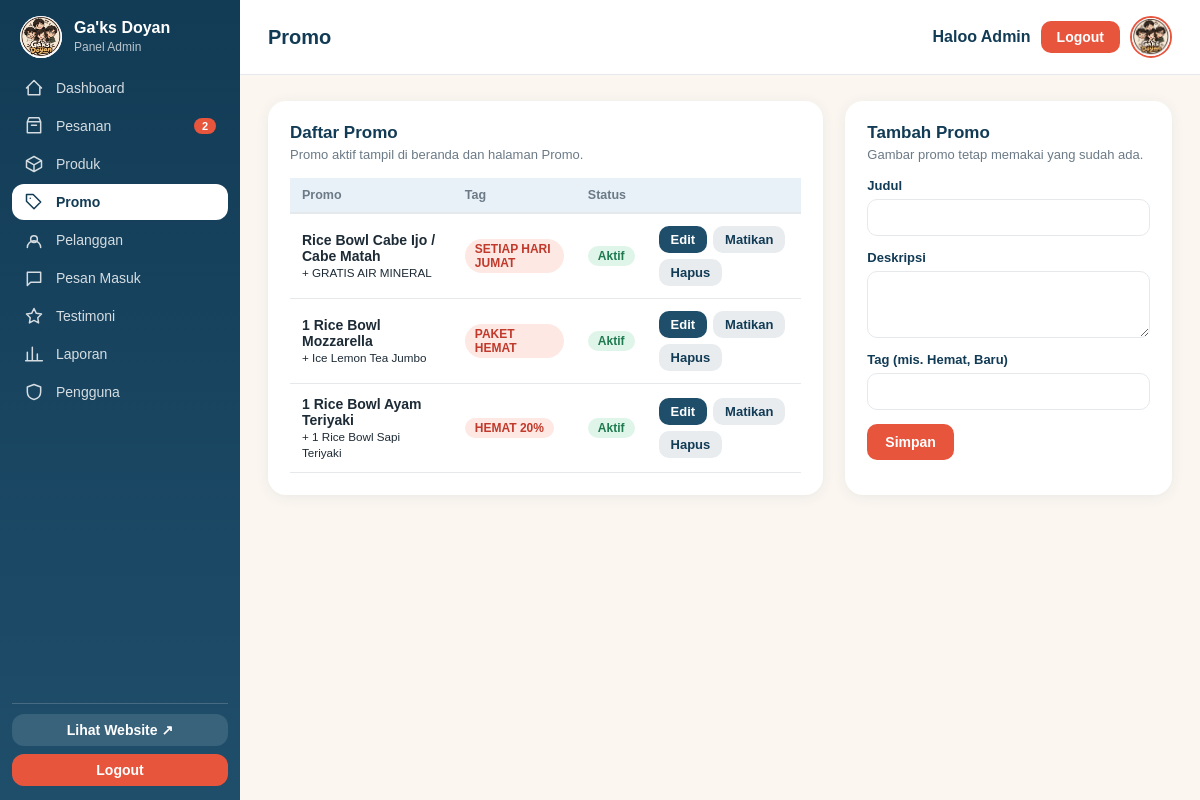
The page /admin/promo.php (signed in) on the database its author committed.
### tables this page shows
CREATE TABLE `promo` (
  `id` int(11) NOT NULL,
  `judul` varchar(150) NOT NULL,
  `deskripsi` varchar(255) DEFAULT NULL,
  `tag` varchar(50) DEFAULT NULL,
  `gambar` varchar(200) DEFAULT NULL,
  `aktif` tinyint(1) NOT NULL DEFAULT 1,
  `created_at` timestamp NOT NULL DEFAULT current_timestamp()
);

### includes/skema.php (called while the page is built, shortened)
<?php
if (!function_exists('e')) { function e($s) { return htmlspecialchars((string)$s, ENT_QUOTES, 'UTF-8'); } }
function daftar_kolom(mysqli $k, string $tabel): array {
    static $cache = [];
    if (isset($cache[$tabel])) return $cache[$tabel];
    $cache[$tabel] = [];
    $r = @$k->query("SHOW COLUMNS FROM `$tabel`");
    if ($r) while ($b = $r->fetch_assoc()) $cache[$tabel][] = $b['Field'];
    return $cache[$tabel];
}
function pilih_kolom(mysqli $k, string $tabel, array $kandidat): ?string {
    $ada = daftar_kolom($k, $tabel);
    foreach ($kandidat as $c) if (in_array($c, $ada, true)) return $c;
    return null;
}

### admin/promo.php (the view, shortened to what this page needs)
<?php
require_once '../config/koneksi.php';
require_once '../includes/skema.php';
$kJudul = pilih_kolom($koneksi, 'promo', ['judul','nama','nama_promo','title']);
$kIsi   = pilih_kolom($koneksi, 'promo', ['deskripsi','keterangan','isi','detail']);
$kTag   = pilih_kolom($koneksi, 'promo', ['tag','label']);
$kAktif = pilih_kolom($koneksi, 'promo', ['aktif','status','tampil']);
$edit = null;
$daftar = $koneksi->query("SELECT * FROM promo ORDER BY id DESC");
include '../includes/admin_header.php'; ?>
<div class="ad-dua">
  <div class="ad-card">
    <h2>Daftar Promo</h2><p class="ad-sub">Promo aktif tampil di beranda dan halaman Promo.</p>
    <?php if (!$daftar || $daftar->num_rows === 0): ?><div class="ad-kosong">Belum ada promo.</div><?php else: ?>
    <div class="ad-scroll"><table class="ad-tabel"><tr><th>Promo</th><th>Tag</th><th>Status</th><th></th></tr>
    <?php while ($p = $daftar->fetch_assoc()): $on = $kAktif ? (int)$p[$kAktif] === 1 : true; ?>
      <tr><td><b><?= e($kJudul ? $p[$kJudul] : '#' . $p['id']) ?></b><br><small><?= e($kIsi ? mb_strimwidth((string)$p[$kIsi], 0, 70, '...') : '') ?></small></td>
      <td><?= $kTag && $p[$kTag] ? '<span class="ad-badge coral">' . e($p[$kTag]) . '</span>' : '-' ?></td>
      <td><span class="ad-badge <?= $on ? 'hijau' : 'abu' ?>"><?= $on ? 'Aktif' : 'Nonaktif' ?></span></td>
      <td><form method="post" class="ad-aksi"><input type="hidden" name="id" value="<?= (int)$p['id'] ?>">
        <a class="ad-btn kecil biru" href="?edit=<?= (int)$p['id'] ?>">Edit</a>
        <?php if ($kAktif): ?><button class="ad-btn kecil abu" name="aksi" value="aktif"><?= $on ? 'Matikan' : 'Aktifkan' ?></button><?php endif; ?>
        <button class="ad-btn kecil abu" name="aksi" value="hapus" onclick="return confirm('Hapus promo ini?')">Hapus</button></form></td></tr>
    <?php endwhile; ?></table></div><?php endif; ?>
  </div>
  <div class="ad-card">
    <h2><?= $edit ? 'Edit Promo' : 'Tambah Promo' ?></h2><p class="ad-sub">Gambar promo tetap memakai yang sudah ada.</p>
    <?php if (!$kJudul): ?><div class="ad-hint">Kolom judul promo tidak ditemukan.</div><?php else: ?>
    <form class="ad-form" method="post"><input type="hidden" name="aksi" value="simpan"><input type="hidden" name="id" value="<?= (int)($edit['id'] ?? 0) ?>">
      <label>Judul<input name="judul" required value="<?= e($edit[$kJudul] ?? '') ?>"></label>
      <?php if ($kIsi): ?><label>Deskripsi<textarea name="isi" rows="3"><?= e($edit[$kIsi] ?? '') ?></textarea></label><?php endif; ?>
      <?php if ($kTag): ?><label>Tag (mis. Hemat, Baru)<input name="tag" maxlength="30" value="<?= e($edit[$kTag] ?? '') ?>"></label><?php endif; ?>
      <div class="ad-aksi"><button class="ad-btn">Simpan</button><?php if ($edit): ?><a class="ad-btn abu" href="promo.php">Batal</a><?php endif; ?></div>
    </form><?php endif; ?>
  </div>
</div>
<?php include '../includes/admin_footer.php'; ?>

### assets/css/admin.css (style rules this page uses)
:root { --navy: #123b55; --navy2: #1f4e6b; --navy3: #2a6489; --coral: #e8553d; --coral-dark: #cc4128; --coral-lt: #fdebe6; --latar: #f4f6f9; --garis: #e7ebf0; --teks: #1e2a36; --abu: #6b7886; --merah: #d64545; --biru: #1f4e6b; --biru-gelap: #123b55; --biru-muda: #e8f1f8; --oranye: #e8553d; }
* { box-sizing: border-box; font-family: "Poppins", Arial, sans-serif; }
body { margin: 0; background: var(--latar); color: var(--teks); }
table { width: 100%; border-collapse: collapse; font-size: 14px; }
th, td { padding: 13px 12px; text-align: left; border-bottom: 1px solid var(--garis); }
th { background: var(--biru-muda); color: var(--navy2); font-weight: 600; font-size: 13px; }
input[type="text"], input[type="number"], select, textarea { width: 100%; padding: 11px 12px; border: 1px solid #dde3ea; border-radius: 10px; background: #fff; font-size: 14px; color: var(--teks); }

### assets/css/admin-extra.css (style rules this page uses)
:root { --ad-navy: #123b55; --ad-navy2: #1f4e6b; --ad-coral: #e8553d; --ad-krem: #fbf6f0; --ad-teks: #1d2b36; --ad-abu: #6b7a86; --ad-garis: #e6e9ec; --ad-hijau: #2e9e6b; --ad-kuning: #e0922f; }
body.ad { display: block; margin: 0; background: var(--ad-krem); color: var(--ad-teks); font-family: "Segoe UI", system-ui, sans-serif; min-height: 100vh; }
.ad-card { background: #fff; border-radius: 18px; padding: 22px; box-shadow: 0 2px 14px rgba(18, 59, 85, 0.07); margin-bottom: 22px; }
.ad-card h2 { margin: 0 0 4px; font-size: 17px; color: var(--ad-navy); }
.ad-sub { color: var(--ad-abu); font-size: 13px; margin: 0 0 16px; }
.ad-dua { display: grid; grid-template-columns: 1.7fr 1fr; gap: 22px; }
.ad-dua > .ad-card { margin-bottom: 0; }
.ad-tabel { width: 100%; border-collapse: collapse; font-size: 14px; }
.ad-tabel th { text-align: left; color: var(--ad-abu); font-weight: 600; font-size: 12.5px; padding: 10px 12px; border-bottom: 2px solid var(--ad-garis); white-space: nowrap; }
.ad-tabel td { padding: 12px; border-bottom: 1px solid var(--ad-garis); vertical-align: middle; }
.ad-scroll { overflow-x: auto; }
.ad-badge { display: inline-block; padding: 3px 10px; border-radius: 20px; font-size: 12px; font-weight: 700; background: #e8eef3; color: var(--ad-navy2); }
.ad-badge.hijau { background: #e0f5ea; color: #1f7a4f; }
.ad-badge.coral { background: #fde8e3; color: #c0392b; }
.ad-form { display: grid; gap: 14px; }
.ad-form label { display: grid; gap: 6px; font-size: 13px; font-weight: 600; color: var(--ad-navy); }
.ad-form input, .ad-form select, .ad-form textarea { padding: 10px 12px; border: 1.5px solid var(--ad-garis); border-radius: 10px; font: inherit; background: #fff; }
.ad-btn { display: inline-block; border: 0; border-radius: 10px; padding: 10px 18px; font: inherit; font-weight: 700; font-size: 14px; cursor: pointer; background: var(--ad-coral); color: #fff; text-decoration: none; }
.ad-btn.biru { background: var(--ad-navy2); }
.ad-btn.abu { background: #e8ecef; color: var(--ad-navy); }
.ad-btn.kecil { padding: 6px 12px; font-size: 13px; }
.ad-aksi { display: flex; gap: 6px; flex-wrap: wrap; }

### rows shown on the page
promo: judul "Rice Bowl Cabe Ijo / Cabe Matah", deskripsi "+ GRATIS AIR MINERAL", tag "SETIAP HARI JUMAT", aktif "Aktif"
promo: judul "1 Rice Bowl Mozzarella", deskripsi "+ Ice Lemon Tea Jumbo", tag "PAKET HEMAT", aktif "Aktif"
promo: judul "1 Rice Bowl Ayam Teriyaki", deskripsi "+ 1 Rice Bowl Sapi Teriyaki", tag "HEMAT 20%", aktif "Aktif"

### other values the page prints
$t "Dashboard"
$t "Pesanan"
$lb "2"
$t "Produk"
$t "Promo"
$t "Pelanggan"
$t "Pesan Masuk"
$t "Testimoni"
$t "Laporan"
$t "Pengguna"
$_judul "Promo"
